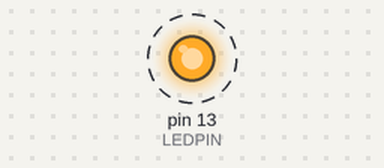
The sketch below on a simulated Arduino Uno, built with avr-gcc and run on an emulated ATmega328P. Parts: output pins drawn as LEDs (lit = HIGH). Dashed ring = blinking.

Above: at 0.5 s.
Timing chart, 0 to 4.6 s (numbered marks = the images above):
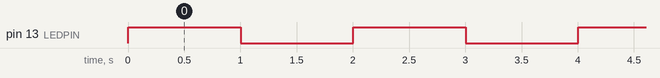

The sketch:

ledstate.ino
```cpp
#define LEDPIN 13


void setup()
{

  pinMode(LEDPIN, OUTPUT);
  digitalWrite(LEDPIN, HIGH);

}

void loop()
{

	static unsigned long ts;  // To store the "current" time in for delays.
	static int state = 2; // initial state is 1, the "idle" state.


	switch(state)
	 {
		 case 1:
		 // We don't need to do anything here, waiting for a forced state change.
		 break;

		 case 2:
		 digitalWrite(LEDPIN,HIGH);  // Turn on the light
		 ts = millis();  // Remember the current time
		 state = 3;  // Move to the next state
		 break;

		 case 3:
		 // If one second has passed, then move on to the next state.
		 if(millis() > ts + 1000)
		 {
			 state = 4;
		 }
		 break;

		 case 4:
		 digitalWrite(LEDPIN,LOW);  // Turn off the light
		 ts = millis();  // Remember the current time
		 state = 5;
		 break;

		 case 5:
		 // If one second has passed, then go back to state 2.
		 if(millis() > ts + 1000)
		 {
			 state = 2;
		 }
		 break;
		 case 6:
		 // We only get here when forced from outside.
		 digitalWrite(LEDPIN,LOW);  // Turn off the light
		 state = 2;  // Return to the "idle" state.
		 break;

		 default:
		 state = 2;
		 break;
	 }

}
```

Measured:
- by itself, pin 13 (LEDPIN): alternates HIGH for 1.0 s and LOW for 1.0 s
